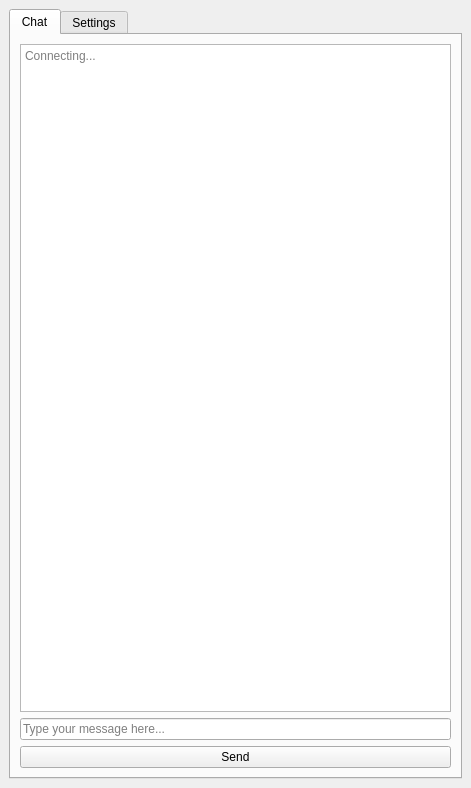
<?xml version="1.0" encoding="UTF-8"?>
<ui version="4.0">
 <class>MainWindow</class>
 <widget class="QMainWindow" name="MainWindow">
  <property name="geometry">
   <rect>
    <x>0</x>
    <y>0</y>
    <width>471</width>
    <height>788</height>
   </rect>
  </property>
  <property name="windowTitle">
   <string>Simple Python Chat</string>
  </property>
  <widget class="QWidget" name="centralwidget">
   <layout class="QVBoxLayout" name="verticalLayout">
    <item>
     <widget class="QTabWidget" name="tabWidget">
      <property name="currentIndex">
       <number>0</number>
      </property>
      <widget class="QWidget" name="Chat_tab">
       <attribute name="title">
        <string>Chat</string>
       </attribute>
       <layout class="QVBoxLayout" name="verticalLayout_2">
        <item>
         <widget class="QPlainTextEdit" name="message_box">
          <property name="readOnly">
           <bool>true</bool>
          </property>
          <property name="placeholderText">
           <string>Connecting...</string>
          </property>
         </widget>
        </item>
        <item>
         <widget class="QLineEdit" name="message_input">
          <property name="placeholderText">
           <string>Type your message here...</string>
          </property>
         </widget>
        </item>
        <item>
         <widget class="QPushButton" name="message_button">
          <property name="text">
           <string>Send</string>
          </property>
         </widget>
        </item>
       </layout>
      </widget>
      <widget class="QWidget" name="Settings_tab">
       <property name="whatsThis">
        <string/>
       </property>
       <attribute name="title">
        <string>Settings</string>
       </attribute>
       <layout class="QGridLayout" name="gridLayout">
        <item row="2" column="0">
         <widget class="QGroupBox" name="groupBox">
          <property name="sizePolicy">
           <sizepolicy hsizetype="Preferred" vsizetype="Fixed">
            <horstretch>0</horstretch>
            <verstretch>0</verstretch>
           </sizepolicy>
          </property>
          <property name="title">
           <string>Server</string>
          </property>
          <layout class="QVBoxLayout" name="verticalLayout_4">
           <item>
            <widget class="QWidget" name="widget" native="true">
             <layout class="QHBoxLayout" name="horizontalLayout">
              <item>
               <widget class="QLabel" name="label_2">
                <property name="text">
                 <string>IP:</string>
                </property>
               </widget>
              </item>
              <item>
               <widget class="QLineEdit" name="Server_ip_edit">
                <property name="inputMask">
                 <string>000.000.000.000</string>
                </property>
                <property name="text">
                 <string>127.0.0.1</string>
                </property>
               </widget>
              </item>
             </layout>
            </widget>
           </item>
           <item>
            <widget class="QWidget" name="widget_2" native="true">
             <layout class="QHBoxLayout" name="horizontalLayout_2">
              <item>
               <widget class="QLabel" name="label_3">
                <property name="text">
                 <string>Port:</string>
                </property>
               </widget>
              </item>
              <item>
               <widget class="QLineEdit" name="Server_port_edit">
                <property name="text">
                 <string>8888</string>
                </property>
               </widget>
              </item>
             </layout>
            </widget>
           </item>
          </layout>
         </widget>
        </item>
        <item row="1" column="0">
         <widget class="QGroupBox" name="groupBox_2">
          <property name="sizePolicy">
           <sizepolicy hsizetype="Preferred" vsizetype="Fixed">
            <horstretch>0</horstretch>
            <verstretch>0</verstretch>
           </sizepolicy>
          </property>
          <property name="title">
           <string>My login</string>
          </property>
          <layout class="QHBoxLayout" name="horizontalLayout_3">
           <item>
            <widget class="QLineEdit" name="lineEdit">
             <property name="sizePolicy">
              <sizepolicy hsizetype="Minimum" vsizetype="Fixed">
               <horstretch>0</horstretch>
               <verstretch>0</verstretch>
              </sizepolicy>
             </property>
             <property name="toolTip">
              <string/>
             </property>
             <property name="statusTip">
              <string/>
             </property>
             <property name="placeholderText">
              <string>Type preferred login here...</string>
             </property>
            </widget>
           </item>
           <item>
            <widget class="QPushButton" name="pushButton">
             <property name="sizePolicy">
              <sizepolicy hsizetype="Fixed" vsizetype="Fixed">
               <horstretch>0</horstretch>
               <verstretch>0</verstretch>
              </sizepolicy>
             </property>
             <property name="text">
              <string>Apply</string>
             </property>
            </widget>
           </item>
          </layout>
         </widget>
        </item>
        <item row="3" column="0">
         <widget class="QWidget" name="widget_3" native="true"/>
        </item>
       </layout>
      </widget>
     </widget>
    </item>
   </layout>
  </widget>
 </widget>
 <resources/>
 <connections/>
</ui>
